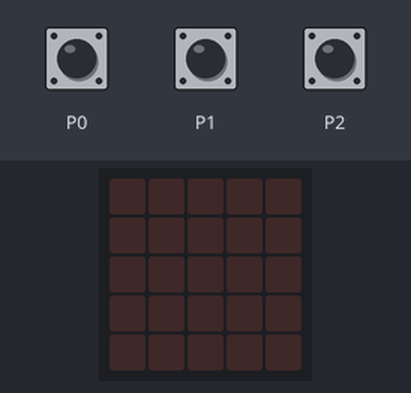
The program below on a simulated BBC micro:bit (MakeCode). Shown: the board's 5×5 LED display. The test bench sets the inputs (shaded band). Random numbers come from a fixed seed; the 48×5 strip is a reading aid, not a part: it shows the text the display is scrolling, unrolled, one strip-width of it at a time.

Above: at 1.2 s.
1.3 s: touch pin P0 pressed for 0.15 s
At 2.0 s:
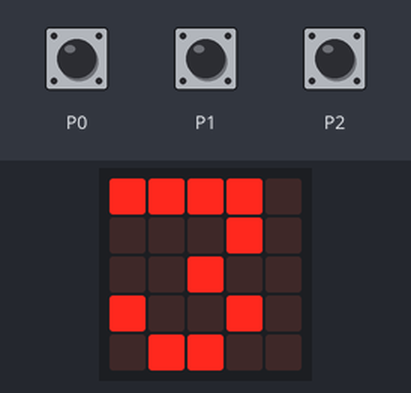
At 16.0 s:
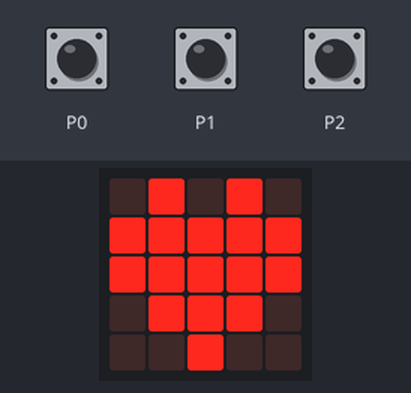
Timing chart, 0 to 16.6 s (numbered marks = the images above; inputs shaded):
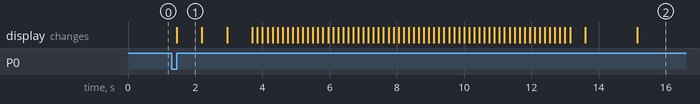

Measured:
- after the input at 1.3 s, the display: changes after 0.15 s (image 1)
- what the display in image 1 shows lasts 0.7 s, from 1.5 s to 2.2 s

The program:

main.ts
```typescript
input.onPinPressed(TouchPin.P0, function () {
    basic.showNumber(3)
    basic.showNumber(2)
    basic.showNumber(1)
    basic.showString("prepare-se")
    basic.pause(randint(1000, 5000))
    basic.showIcon(IconNames.Heart)
    basic.pause(1000)
    basic.clearScreen()
})
input.onPinPressed(TouchPin.P2, function () {
    if (tocar == 0) {
        cont2 += 1
        basic.showLeds(`
            . # . # .
            . # . # .
            . # . # .
            . # . # .
            . # . # .
            `)
        basic.pause(1000)
        basic.clearScreen()
    }
})
input.onPinPressed(TouchPin.P1, function () {
    if (tocar == 0) {
        cont1 += 1
        basic.showLeds(`
            . . # . .
            . # # . .
            . . # . .
            . . # . .
            . # # # .
            `)
        basic.pause(1000)
        basic.clearScreen()
    }
})
let tocar = 0
let cont1 = 0
let cont2 = 0
basic.forever(function () {

})
```

test.ts
```typescript
// testes vão aqui; isto não será compilado quando este pacote for usado como uma extensão.
```
